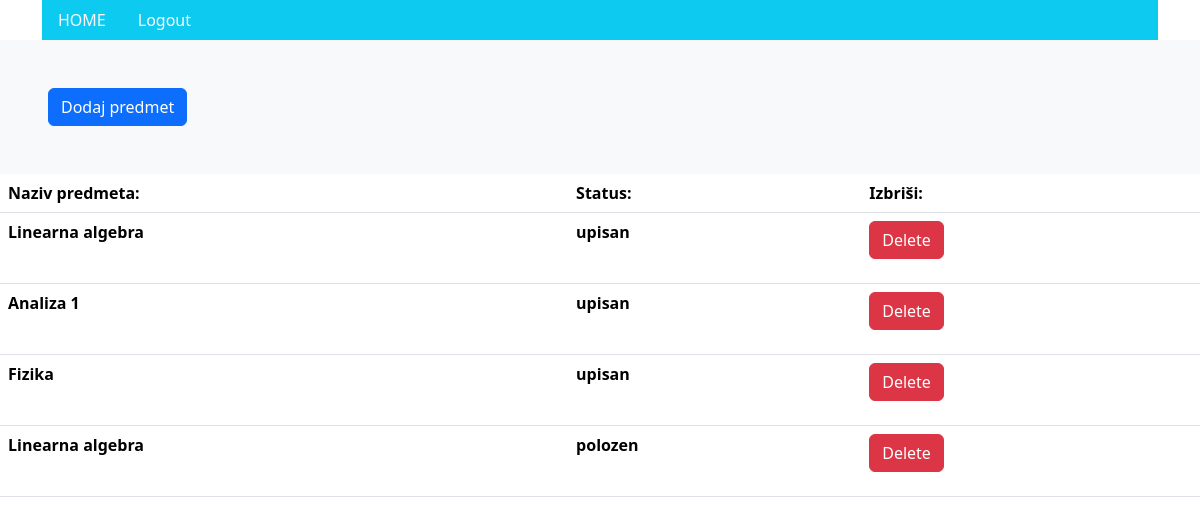
Screenshot of /upisi_list/ (signed in) with the database file from the repository.
### app/models.py (models this page shows, shortened)
class Upis(models.Model):
    student_id = models.ForeignKey(Korisnik, on_delete=models.CASCADE, null=True, related_name='student')
    predmet_id = models.ForeignKey(Predmeti, on_delete=models.CASCADE, null=True, related_name='predmet')
    STATUS = (('upisan','Upisan'),('polozen','Polozen'),('izgubio potpis','Izgubio potpis'))
    status = models.CharField(max_length=50, choices=STATUS)

class Predmeti(models.Model):
    IZBORNI = (('DA', 'da'), ('NE', 'ne'))
    name = models.CharField(max_length=50)
    kod = models.CharField(max_length=50)
    program = models.CharField(max_length=50)
    ects = models.IntegerField()
    sem_red = models.IntegerField()
    sem_izv = models.IntegerField()
    izborni = models.CharField(max_length=50, choices=IZBORNI)
    nositelj = models.ForeignKey(Korisnik, on_delete=models.SET_NULL, null=True, blank=True, related_name='nositelj')
    upisi = models.ManyToManyField(Korisnik, through='Upis', related_name='predmeti_upis')

### app/decorators.py (the view)
    def wrap(*args, **kwargs):
        if args[0].user.uloge.uloga == 'student':
            return function(*args, **kwargs)
        else:
            return redirect('login')

### app/views.py (called while the page is built)
@student_required
def upisni_list(request):
    student = request.user
    upisi = Upis.objects.filter(student_id=student)
    return render(request, 'upisi_list.html', {'upisi': upisi})

### app/templates/upisi_list.html (shortened to what this page needs)
{% extends 'base.html' %}
{% block student %}
<div class="p-5 text-left bg-light">
  <a href="{% url 'predmeti-list' %}" class="btn btn-primary">Dodaj predmet</a><br>
</div>
<table class="table">
  <thead class="thead-dark">
    <tr>
      <th scope="col">Naziv predmeta: </th>
      <th scope="col">Status: </th>
      <th scope="col">Izbriši: </th>
    </tr>
  </thead>
{% for upis in upisi %}
<tr>
  <th>{{ upis.predmet_id.name }}</th>
  <th>{{ upis.status }}</th>
  <th>
    <form action="{% url 'upisi_delete' upis.id %}" method="post">
      <input type="submit" value="Delete" class="btn btn-danger">
    </form>
</th>
</tr>
{% endfor %}
</table>
{% endblock %}

### rows the page displays
Upis: predmet_id.name "Linearna algebra", status "upisan"
Upis: predmet_id.name "Analiza 1", status "upisan"
Upis: predmet_id.name "Fizika", status "upisan"
Upis: predmet_id.name "Linearna algebra", status "polozen"
